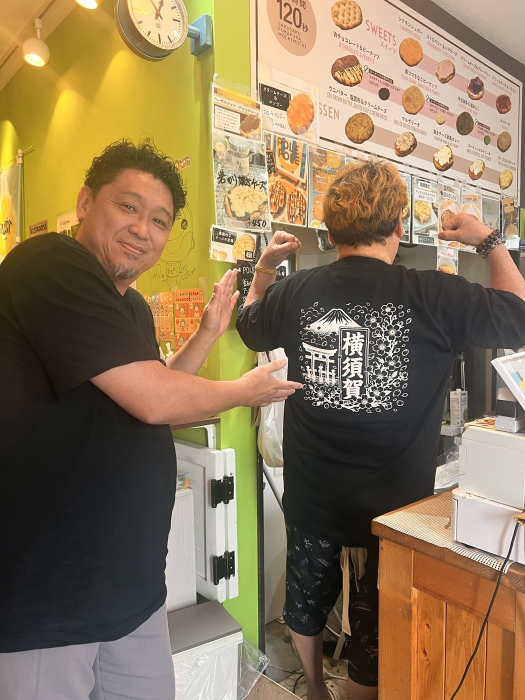
#> input picture assets/photos/ide_polepole.jpg, 1050 x 1400 px (shown at 1/2 size)
$ python -i generate.py   (imports and definitions only)
#> lines starting #> are read from the running program, lines starting #| are printed output that depends on the picture
#!/usr/bin/env python3
"""つながりんく 自動投稿リールの生成。

使い方:
  python scripts/generate.py                 # 今日の型を自動で選んで作る
  python scripts/generate.py --type kids_faq # 型を指定
  python scripts/generate.py --date 2026-10-26 --dry-run  # 状態を更新しない試作

出力:
  docs/media/<日付>-<型>.mp4 と .json(本文・ハッシュタグ・共同投稿者)
  docs/state.json に使った型を記録
  標準出力の最後の行に、Apps Script へ送る JSON
"""
import argparse, datetime as dt, json, math, os, random, subprocess, sys, tempfile
from pathlib import Path
from PIL import Image, ImageDraw, ImageFont, ImageOps, ImageFilter

ROOT = Path(__file__).resolve().parent.parent
CONTENT = ROOT / "content" / "posts.json"
ASSETS = ROOT / "assets"
MUSIC = ROOT / "music"
DOCS = ROOT / "docs"
STATE = DOCS / "state.json"
JST = dt.timezone(dt.timedelta(hours=9))
OPEN_TARGET = dt.date(2027, 7, 1)  # 「2027年夏」の目安(月数の計算だけに使う)

W, H = 1080, 1920
BG = (247, 243, 236); BR = (110, 78, 52); SUB = (140, 120, 100); ACC = (122, 90, 58); TEAL = (70, 120, 140)
FONT_DIRS = ["/usr/share/fonts/opentype/noto", "/usr/share/fonts/noto-cjk", "/usr/share/fonts/opentype/noto-cjk"]


# [33 lines left out: functions font, base, lines_center, fit_size, not called in this run]


def cover(path):
#> called with path = '../assets/photos/ide_polepole.jpg'
    im = ImageOps.exif_transpose(Image.open(path)).convert("RGB")
#> im is the input picture: PIL image 1050x1400 RGB; mean R, G, B 139.6, 118.9, 88.1
    w, h = im.size
#> w = 1050; h = 1400
    tw = int(h * 9 / 16)
#> tw = 787
    if tw <= w:
        x = (w - tw) // 2; im = im.crop((x, 0, x + tw, h))
#> after `x = (w - tw) // 2`: x = 131
#> after `im = im.crop((x, 0, x + tw, h))`:
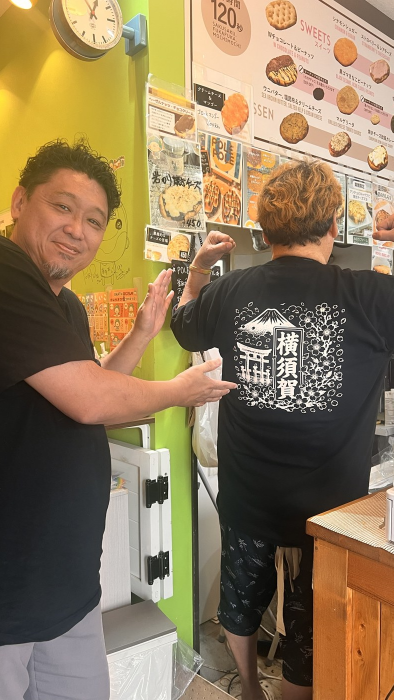
#> im: PIL image 787x1400 RGB (shown at 1/2 size); mean R, G, B 142.2, 121.4, 90
    else:
        th = int(w * 16 / 9); y = (h - th) // 2; im = im.crop((0, y, w, y + th))
    return im.resize((W, H), Image.LANCZOS)
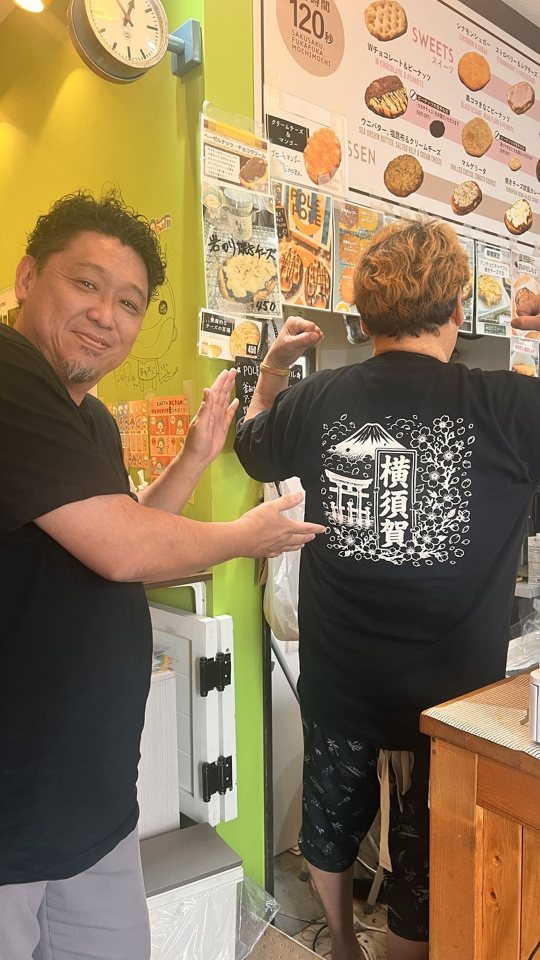
#> returned value: PIL image 1080x1920 RGB (shown at 1/2 size); mean R, G, B 142.1, 121.4, 90


# [130 lines left out: functions card, label_pill, f_photo, f_text, f_card, f_table and 3 more, not called in this run]


KINDS = {"photo": f_photo, "text": f_text, "card": f_card, "table": f_table, "list": f_list, "qa": f_qa}
DUR = {"photo": 3.4, "text": 3.6, "card": 3.6, "table": 4.6, "list": 4.6, "qa": 4.2, "end": 3.4}
FADE = 0.4


# ---------- choosing ----------
# [27 lines left out: functions load_state, choose_type, not called in this run]


def fill(s, ctx):
    return s.replace("{months}", str(ctx["months"])) if isinstance(s, str) else s


# [87 lines left out: functions deep_fill, render_video, main, not called in this run]


# [2 lines not run here, left out]

>>> result = cover('../assets/photos/ide_polepole.jpg')

$ run again, on assets/photos/meeting_back.jpg
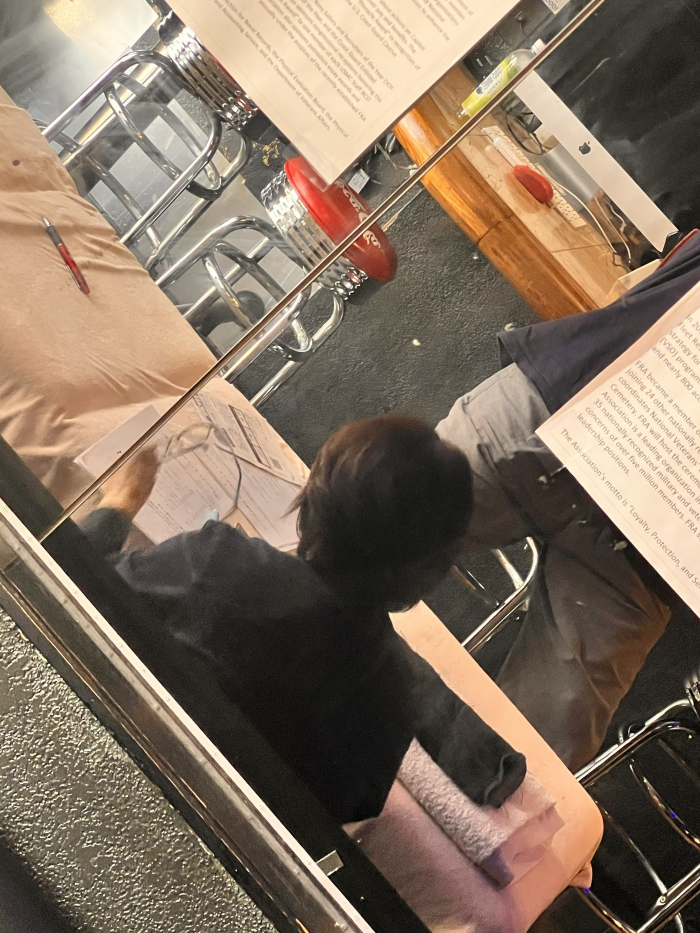
#> input picture assets/photos/meeting_back.jpg, 1400 x 1866 px (shown at 1/2 size)
#> in cover, im is the input picture: PIL image 1400x1866 RGB; mean R, G, B 130.3, 112.8, 95.9
#> in cover, `im = im.crop((x, 0, x + tw, h))`:
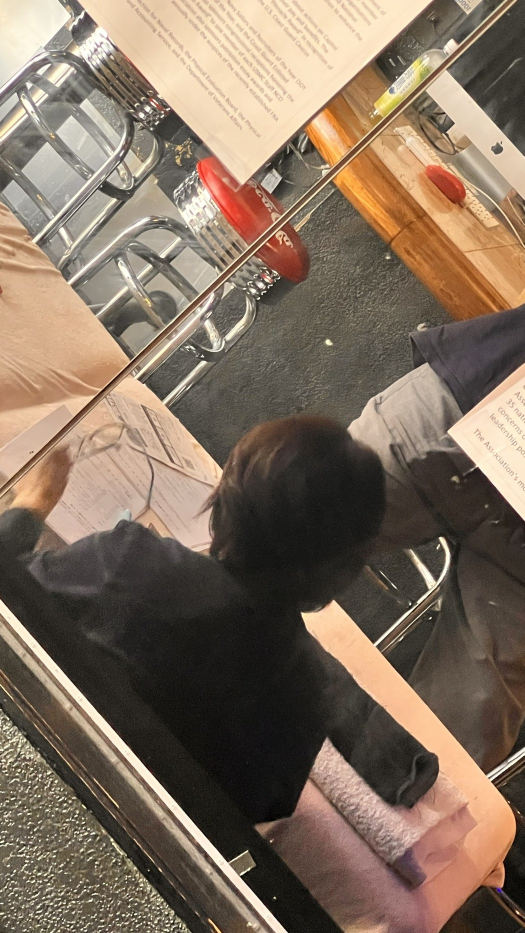
#> im: PIL image 1049x1866 RGB (shown at 1/2 size); mean R, G, B 129.4, 111.5, 94.9

$ run again, on assets/photos/meeting_desk.jpg
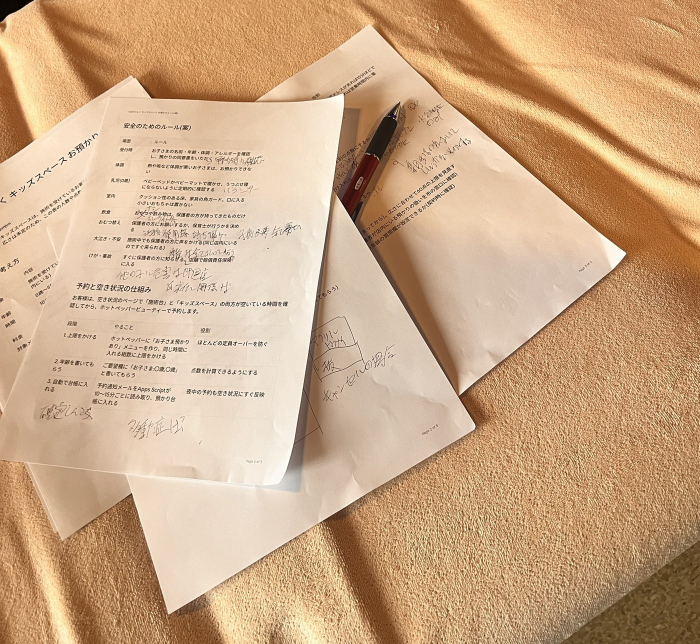
#> input picture assets/photos/meeting_desk.jpg, 1400 x 1288 px (shown at 1/2 size)
#> in cover, im is the input picture: PIL image 1400x1288 RGB; mean R, G, B 203.5, 168, 133.1
#> in cover, `im = im.crop((x, 0, x + tw, h))`:
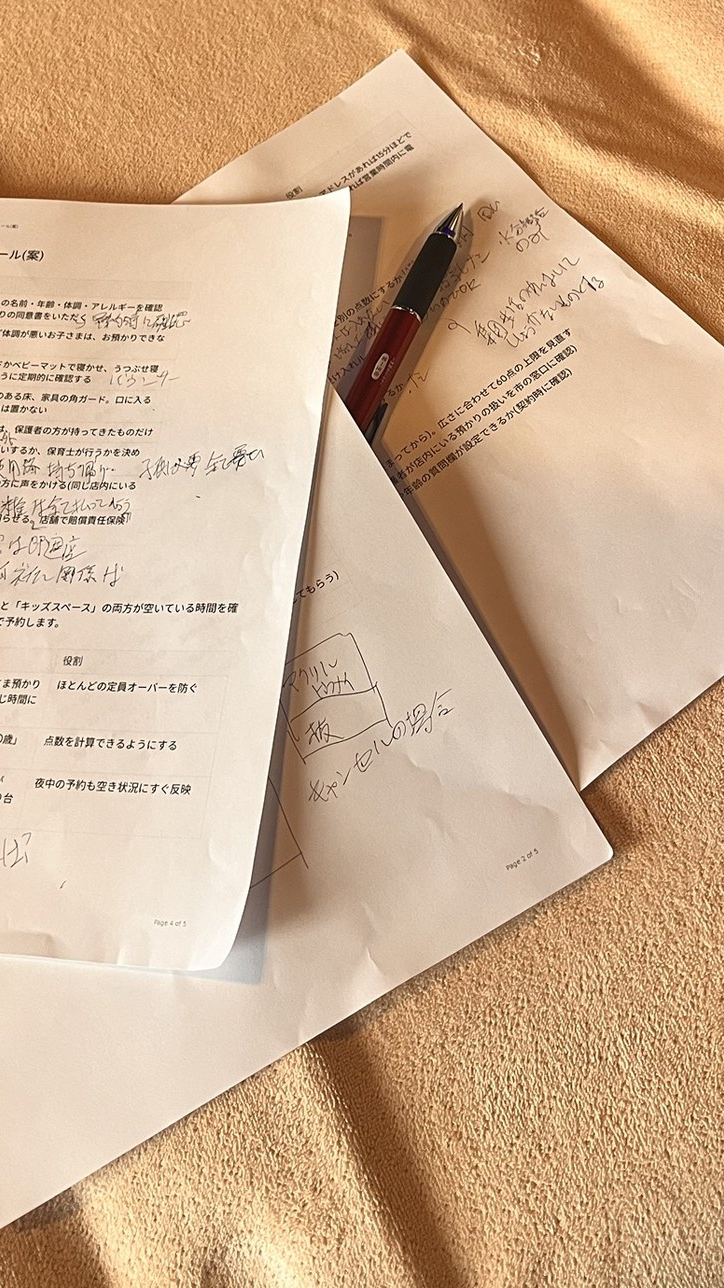
#> im: PIL image 724x1288 RGB; mean R, G, B 206.6, 175.1, 143.9

$ run again, on assets/photos/meeting_notes.jpg
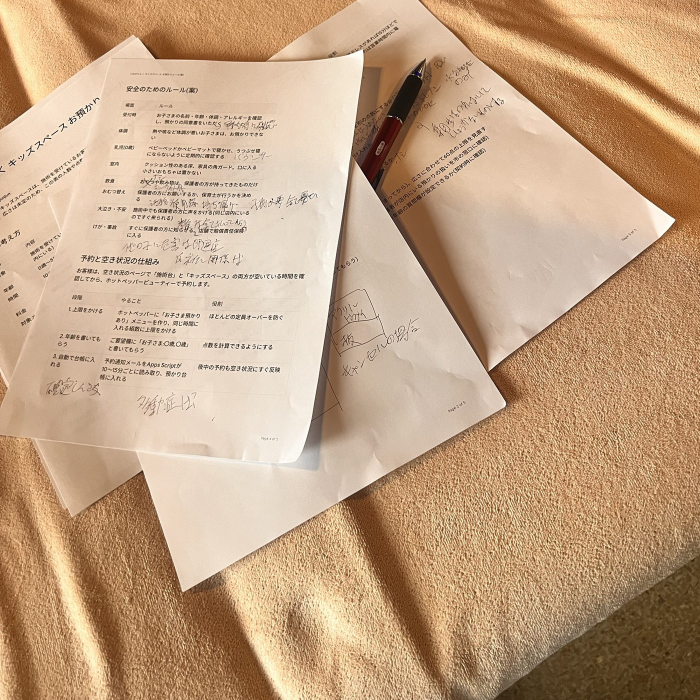
#> input picture assets/photos/meeting_notes.jpg, 1400 x 1400 px (shown at 1/2 size)
#> in cover, im is the input picture: PIL image 1400x1400 RGB; mean R, G, B 194.8, 162.4, 131
#> in cover, `im = im.crop((x, 0, x + tw, h))`:
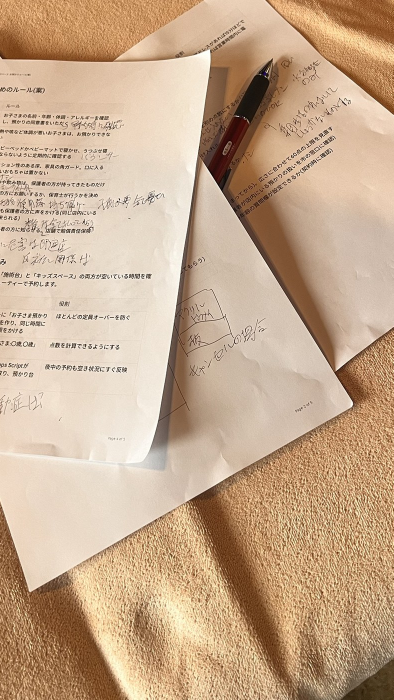
#> im: PIL image 787x1400 RGB (shown at 1/2 size); mean R, G, B 198.5, 169.8, 141.8
#> in cover, `return im.resize((W, H), Image.LANCZOS)`:
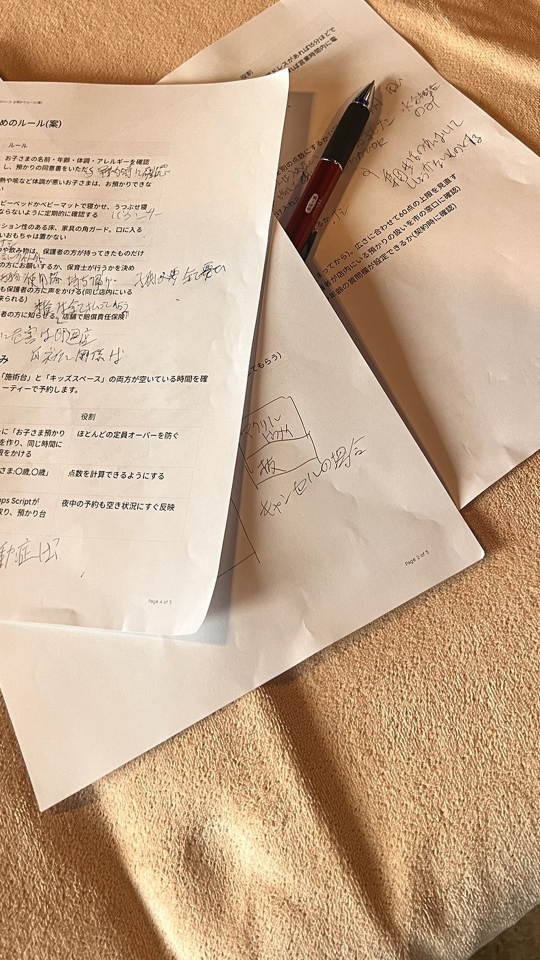
#> returned value: PIL image 1080x1920 RGB (shown at 1/2 size); mean R, G, B 198.4, 169.8, 141.8
